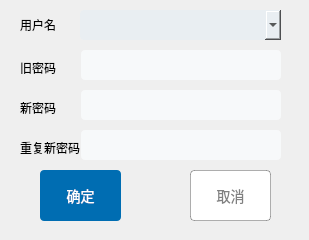
<?xml version="1.0" encoding="UTF-8"?>
<ui version="4.0">
 <class>passwordDialog</class>
 <widget class="QDialog" name="passwordDialog">
  <property name="geometry">
   <rect>
    <x>0</x>
    <y>0</y>
    <width>309</width>
    <height>240</height>
   </rect>
  </property>
  <property name="windowTitle">
   <string>Dialog</string>
  </property>
  <widget class="QLabel" name="passwordLabel">
   <property name="geometry">
    <rect>
     <x>20</x>
     <y>60</y>
     <width>41</width>
     <height>16</height>
    </rect>
   </property>
   <property name="text">
    <string>旧密码</string>
   </property>
  </widget>
  <widget class="QLineEdit" name="passwordLineEdit">
   <property name="geometry">
    <rect>
     <x>81</x>
     <y>50</y>
     <width>200</width>
     <height>30</height>
    </rect>
   </property>
   <property name="minimumSize">
    <size>
     <width>200</width>
     <height>30</height>
    </size>
   </property>
   <property name="font">
    <font>
     <pointsize>-1</pointsize>
     <weight>75</weight>
     <bold>true</bold>
    </font>
   </property>
   <property name="styleSheet">
    <string notr="true">background: #f7f9fa;
border-radius: 4px;
padding-left: 2px;
font-size: 14px;
color: rgba(0,0,0,0.3);</string>
   </property>
  </widget>
  <widget class="QLabel" name="usrLabel">
   <property name="geometry">
    <rect>
     <x>20</x>
     <y>10</y>
     <width>41</width>
     <height>30</height>
    </rect>
   </property>
   <property name="minimumSize">
    <size>
     <width>20</width>
     <height>20</height>
    </size>
   </property>
   <property name="text">
    <string>用户名</string>
   </property>
  </widget>
  <widget class="QPushButton" name="adminButton">
   <property name="geometry">
    <rect>
     <x>40</x>
     <y>170</y>
     <width>81</width>
     <height>51</height>
    </rect>
   </property>
   <property name="styleSheet">
    <string notr="true">background: #006db2;
border-radius: 4px;
color: white;
font-size: 14px;</string>
   </property>
   <property name="text">
    <string>确定</string>
   </property>
   <property name="iconSize">
    <size>
     <width>25</width>
     <height>16</height>
    </size>
   </property>
  </widget>
  <widget class="QPushButton" name="cancelButton">
   <property name="geometry">
    <rect>
     <x>190</x>
     <y>170</y>
     <width>81</width>
     <height>51</height>
    </rect>
   </property>
   <property name="styleSheet">
    <string notr="true">background: white;
border: 1px solid rgba(0,0,0,0.3);
border-radius: 4px;
color: rgba(0,0,0,0.5);
font-size: 14px;</string>
   </property>
   <property name="text">
    <string>取消</string>
   </property>
   <property name="iconSize">
    <size>
     <width>25</width>
     <height>16</height>
    </size>
   </property>
  </widget>
  <widget class="QComboBox" name="info_comboBox">
   <property name="geometry">
    <rect>
     <x>80</x>
     <y>10</y>
     <width>201</width>
     <height>30</height>
    </rect>
   </property>
   <property name="minimumSize">
    <size>
     <width>110</width>
     <height>30</height>
    </size>
   </property>
   <property name="styleSheet">
    <string notr="true">background: #e9eef2;
border-radius: 4px;
padding-left: 3px;
font-size: 14px;
color: rgba(0,0,0,0.8);
border: 0px;</string>
   </property>
  </widget>
  <widget class="QLabel" name="passwordLabel_2">
   <property name="geometry">
    <rect>
     <x>20</x>
     <y>100</y>
     <width>41</width>
     <height>16</height>
    </rect>
   </property>
   <property name="text">
    <string>新密码</string>
   </property>
  </widget>
  <widget class="QLineEdit" name="passwordLineEditn">
   <property name="geometry">
    <rect>
     <x>81</x>
     <y>90</y>
     <width>200</width>
     <height>30</height>
    </rect>
   </property>
   <property name="minimumSize">
    <size>
     <width>200</width>
     <height>30</height>
    </size>
   </property>
   <property name="font">
    <font>
     <pointsize>-1</pointsize>
     <weight>75</weight>
     <bold>true</bold>
    </font>
   </property>
   <property name="styleSheet">
    <string notr="true">background: #f7f9fa;
border-radius: 4px;
padding-left: 2px;
font-size: 14px;
color: rgba(0,0,0,0.3);</string>
   </property>
  </widget>
  <widget class="QLineEdit" name="passwordLineEditnd">
   <property name="geometry">
    <rect>
     <x>81</x>
     <y>130</y>
     <width>200</width>
     <height>30</height>
    </rect>
   </property>
   <property name="minimumSize">
    <size>
     <width>200</width>
     <height>30</height>
    </size>
   </property>
   <property name="font">
    <font>
     <pointsize>-1</pointsize>
     <weight>75</weight>
     <bold>true</bold>
    </font>
   </property>
   <property name="styleSheet">
    <string notr="true">background: #f7f9fa;
border-radius: 4px;
padding-left: 2px;
font-size: 14px;
color: rgba(0,0,0,0.3);</string>
   </property>
  </widget>
  <widget class="QLabel" name="passwordLabel_3">
   <property name="geometry">
    <rect>
     <x>20</x>
     <y>140</y>
     <width>61</width>
     <height>16</height>
    </rect>
   </property>
   <property name="text">
    <string>重复新密码</string>
   </property>
  </widget>
 </widget>
 <resources/>
 <connections/>
</ui>
